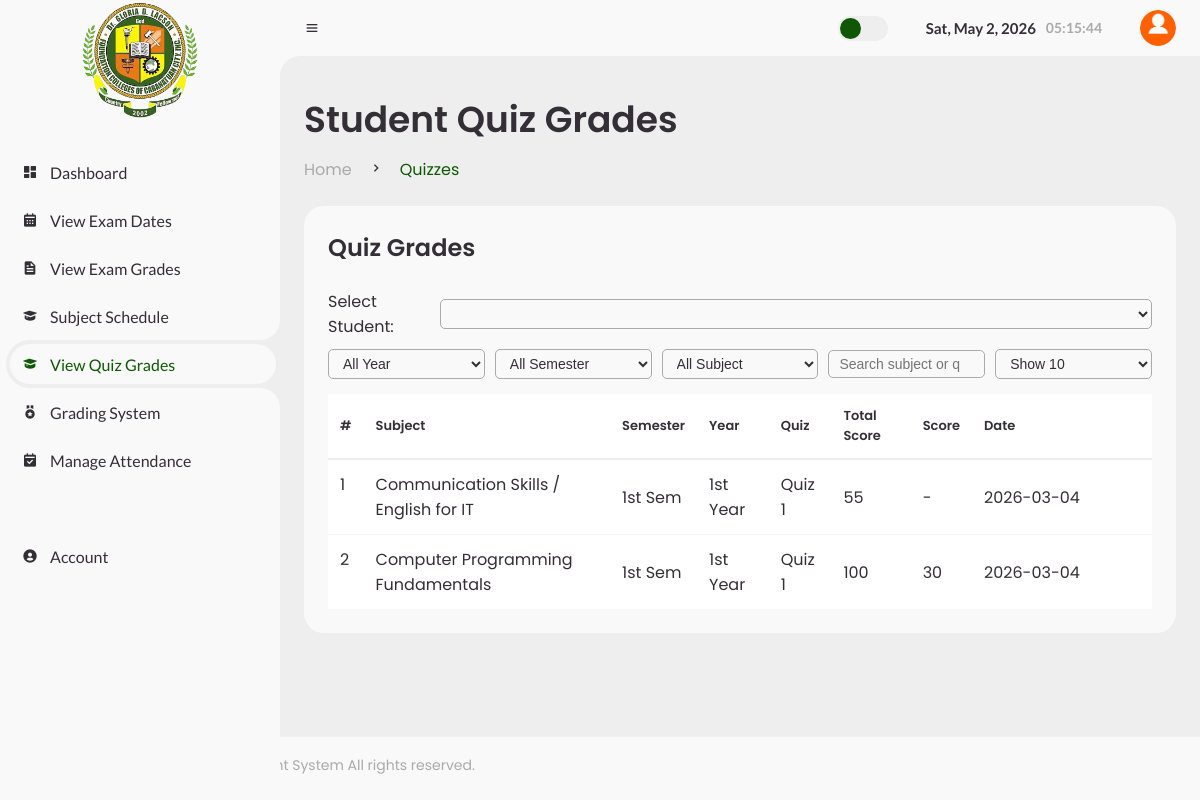
Page /Parents/view_quizes_grades.php?student_id=1 (signed in) on the committed database.
### tables this page shows
CREATE TABLE `quizzes` (
  `quiz_id` int(11) NOT NULL,
  `subject_id` int(11) NOT NULL,
  `quiz_title` varchar(100) NOT NULL,
  `quiz_date` date NOT NULL,
  `total_score` int(11) NOT NULL
);

CREATE TABLE `subjects` (
  `subject_id` int(11) NOT NULL,
  `subject_name` varchar(100) NOT NULL,
  `course_id` int(11) NOT NULL,
  `teacher_id` int(11) NOT NULL,
  `room_id` int(11) DEFAULT NULL,
  `schedule_time` varchar(100) DEFAULT NULL,
  `schedule_days` varchar(100) DEFAULT NULL,
  `semester` enum('1st Sem','2nd Sem','3rd Sem','Summer') DEFAULT NULL,
  `year` enum('1st Year','2nd Year','3rd Year','4th Year') DEFAULT NULL
);

### Parents/view_quizes_grades.php (the view, shortened to what this page needs)
<?php include 'header.php'; ?>
<?php
$children = [];
$student_id = intval($_GET['student_id'] ?? ($children[0]['student_id'] ?? 0));
$search        = $_GET['search'] ?? '';
$page          = max(1, intval($_GET['page'] ?? 1));
$limit         = intval($_GET['limit'] ?? 10);
$offset = ($page-1)*$limit;
$where = "WHERE ss.student_id='".intval($student_id)."' ";
$data = [];
$res = mysqli_query($conn,"
    SELECT
        q.quiz_id,
        s.subject_name,
        s.semester,
        s.year,
        q.quiz_title,
        q.total_score,
        q.quiz_date,
        (SELECT score FROM quiz_grades WHERE quiz_id=q.quiz_id AND student_id='".intval($student_id)."' LIMIT 1) as score
    FROM student_subjects ss
    JOIN subjects s ON ss.subject_id=s.subject_id
    JOIN quizzes q ON s.subject_id=q.subject_id
    $where
    ORDER BY q.quiz_date ASC
    LIMIT $offset,$limit
");
while($row = mysqli_fetch_assoc($res)) $data[] = $row;
?>
<main>
<div class="head-title">
  <div class="left">
    <h1>Student Quiz Grades</h1>
    <ul class="breadcrumb">
      <li><a href="#">Home</a></li>
      <li><i class='bx bx-chevron-right'></i></li>
      <li><a class="active">Quizzes</a></li>
    </ul>
  </div>
</div>
<div class="table-data">
<div class="order">
<div class="head flex-between">
<h3>Quiz Grades</h3>
</div>
<div class="row-controls mb-10">
<label for="studentSelect">Select Student:</label>
<select id="studentSelect" class="search-input">
</select>
</div>
<div class="row-controls">
    <select id="yearFilter" class="search-input">
        <option value="">All Year</option>
    </select>
    <select id="semFilter" class="search-input">
        <option value="">All Semester</option>
    </select>
    <select id="subjectFilter" class="search-input">
        <option value="">All Subject</option>
    </select>
    <input type="search" id="searchInput" class="search-input" placeholder="Search subject or quiz..." value="<?= htmlspecialchars($search) ?>">
    <select id="limitFilter" class="search-input">
        <?php foreach([5,10,25,50] as $l){
            $sel = ($limit==$l)?'selected':'';
            echo "<option value='$l' $sel>Show $l</option>";
        } ?>
    </select>
</div>
<table>
<thead>
<tr>
<th>#</th>
<th>Subject</th>
<th>Semester</th>
<th>Year</th>
<th>Quiz</th>
<th>Total Score</th>
<th>Score</th>
<th>Date</th>
</tr>
</thead>
<tbody>
<?php
$sn = $offset+1;
if(empty($data)){
    echo "<tr><td colspan='8' class='text-center'>No Records Found!</td></tr>";
}else{
    foreach($data as $row){
        echo "<tr>
        <td>{$sn}</td>
        <td>".htmlspecialchars($row['subject_name'])."</td>
        <td>".htmlspecialchars($row['semester'])."</td>
        <td>".htmlspecialchars($row['year'])."</td>
        <td>".htmlspecialchars($row['quiz_title'])."</td>
        <td>{$row['total_score']}</td>
        <td>".($row['score']!==null?$row['score']:'-')."</td>
        <td>".htmlspecialchars($row['quiz_date'])."</td>
        </tr>";
        $sn++;
    }
}
?>
</tbody>
</table>
</div>
</div>
</main>
<?php include 'stms_footer.php'; ?>

### Css/stms.css (style rules this page uses)
* { margin: 0; padding: 0; box-sizing: border-box; }
a { text-decoration: none; }
li { list-style: none; }
:root { --poppins: 'Poppins', sans-serif; --success-bg: #d4edda; --success-color: #0f5705; --error-bg: #f8d7da; --error-color: #721c24; --lato: 'Lato', sans-serif; --light: #F9F9F9; --blue: #0f5705; --light-blue: #CFE8FF; --grey: #eee; --dark-grey: #AAAAAA; --dark: #342E37; --red: #DB504A; --yellow: #FFb700; --light-yellow: #FFF2C6; --orange: #FD7238; --light-orange: #FFE0D3; --footer-height: 64px; --btn-primary: #3C91E6; --btn-primary-hover: #0f5705; --btn-danger: #dc3545; --btn-danger-hover: #b02a37; --status-success-bg: #d4edda; --status-success-color: #0f5705; --status-error-bg: #f8d7da; --status-error-color: #721c24; --table-bg: #ffffff; --table-row-hover: #f9f9f9; }
html { overflow-x: hidden; }
.search-input, .form-class input, .form-class select, .form-class textarea { padding:10px 12px; border-radius:8px; border:1px solid var(--grey); outline:none; background: transparent; color: var(--dark); font-size:14px; width:100%; box-sizing: border-box; }
table th { padding:12px; text-align:left; font-weight:600; vertical-align:middle; box-sizing: border-box; }
table td { padding:12px; text-align:left; vertical-align:middle; box-sizing: border-box; }
table tbody tr { border-bottom:1px solid var(--grey); }
table tbody tr:last-child { border-bottom:none; }
table th:last-child, table td:last-child { width:180px; }
body { background: var(--grey); overflow-x: hidden; }
.head-title { display: flex; align-items: center; gap: 16px; }
table { width:100%; border-collapse:collapse; margin-top:15px; background:var(--table-bg); color:var(--dark); }
table thead tr { border-bottom:2px solid var(--grey); }
table tbody tr { border-bottom:1px solid rgba(0,0,0,0.05); }
.flex-between { display:flex; justify-content:space-between; align-items:center; }
.row-controls { display:flex; gap:10px; align-items:center; margin-bottom:10px; }
.search-input { padding:5px 10px; border-radius:5px; border:1px solid var(--dark-grey); }
table, table th, table td { color: var(--dark); }
#content main { width: 100%; padding: 36px 24px; font-family: var(--poppins); max-height: calc(100vh - 56px); overflow-y: auto; }
#content main .head-title { display: flex; align-items: center; justify-content: space-between; grid-gap: 16px; flex-wrap: wrap; }
#content main .head-title .left h1 { font-size: 36px; font-weight: 600; margin-bottom: 10px; color: var(--dark); }
#content main .head-title .left .breadcrumb { display: flex; align-items: center; grid-gap: 16px; }
#content main .head-title .left .breadcrumb li { color: var(--dark); }
#content main .head-title .left .breadcrumb li a { color: var(--dark-grey); pointer-events: none; }
#content main .head-title .left .breadcrumb li a.active { color: var(--blue); pointer-events: unset; }
#content main .table-data { display: flex; flex-wrap: wrap; grid-gap: 24px; margin-top: 24px; width: 100%; color: var(--dark); }
#content main .table-data > div { border-radius: 20px; background: var(--light); padding: 24px; overflow-x: auto; }
#content main .table-data .head { display: flex; align-items: center; grid-gap: 16px; margin-bottom: 24px; }
#content main .table-data .head h3 { margin-right: auto; font-size: 24px; font-weight: 600; }
#content main .table-data .order { flex-grow: 1; flex-basis: 500px; }
#content main .table-data .order table { width: 100%; border-collapse: collapse; }
#content main .table-data .order table th { padding-bottom: 12px; font-size: 13px; text-align: left; border-bottom: 1px solid var(--grey); }
#content main .table-data .order table td { padding: 12px; }
#content main .table-data .order table tr td:first-child { display: flex; align-items: center; gap: 12px; padding-left: 12px; }
table th, table td { vertical-align: middle; padding: 12px; }

### rows in the picture
quizzes: subject.subject_name "Communication Skills / English for IT", subject.semester "1st Sem", subject.year "1st Year", quiz_title "Quiz 1", total_score "55", quiz_date "2026-03-04"
quizzes: subject.subject_name "Computer Programming Fundamentals", subject.semester "1st Sem", subject.year "1st Year", quiz_title "Quiz 1", total_score "100", score "30", quiz_date "2026-03-04"
